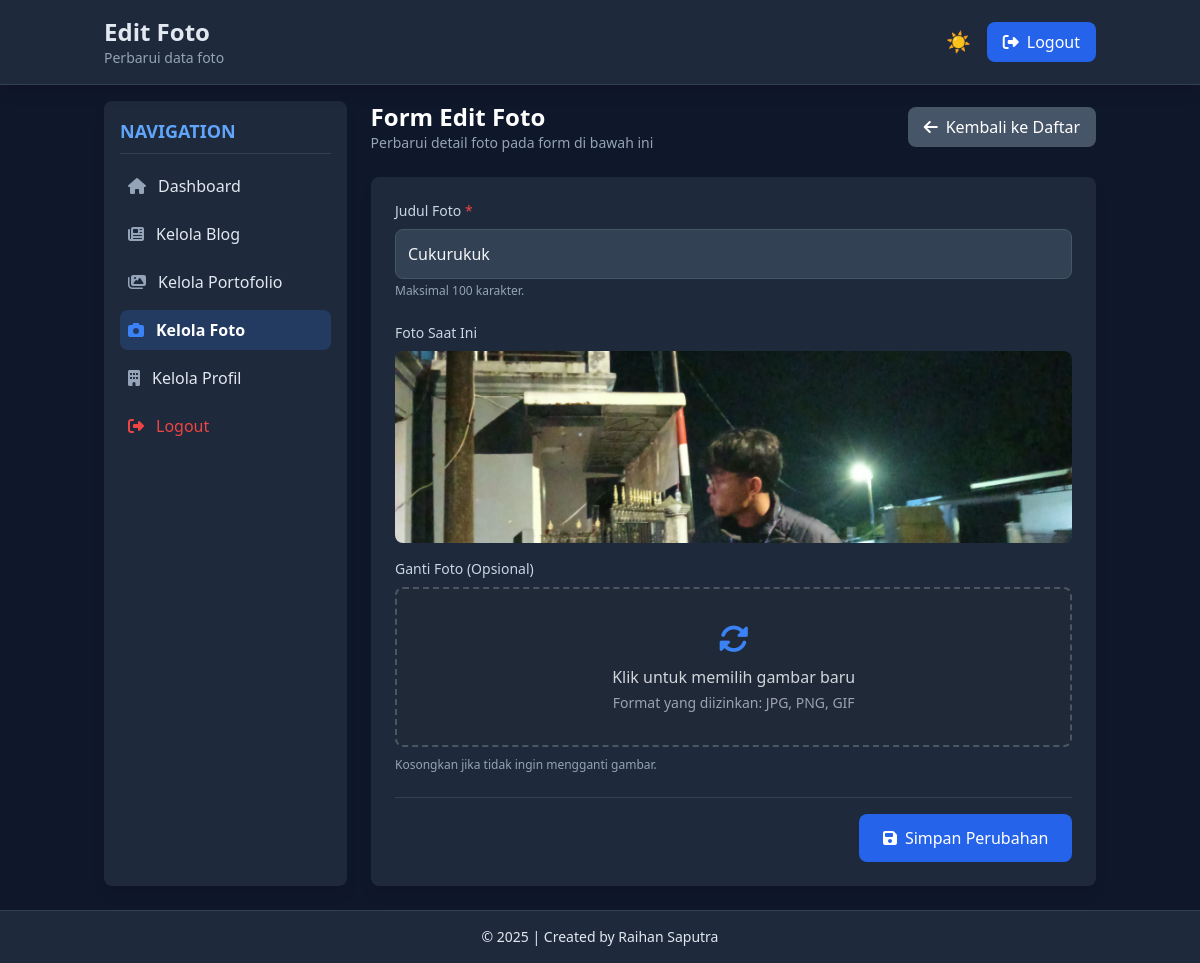
Page /admin/edit_foto.php?id_foto=16 (signed in) on the committed database.
### tables this page shows
CREATE TABLE `tbl_foto` (
  `id_foto` int(11) NOT NULL,
  `judul` varchar(100) NOT NULL,
  `foto` varchar(255) NOT NULL
);

### admin/edit_foto.php (the view, shortened to what this page needs)
<?php
include('../koneksi.php');
$id = $_GET['id_foto'];
$sql = "SELECT * FROM tbl_foto WHERE id_foto = $id";
$result = mysqli_query($db, $sql);
$data = mysqli_fetch_assoc($result);
?>
<!DOCTYPE html>
<html lang="id" class="transition duration-300">
<head>
    <script src="https://cdn.tailwindcss.com"></script>
    <link rel="stylesheet" href="https://cdnjs.cloudflare.com/ajax/libs/font-awesome/6.4.0/css/all.min.css">
</head>
<body class="flex flex-col min-h-screen bg-slate-100 dark:bg-slate-900 text-gray-800 dark:text-slate-200">
    <header class="bg-white dark:bg-slate-800 shadow-lg sticky top-0 z-40 border-b border-slate-200 dark:border-slate-700">
        <div class="container mx-auto px-4 flex justify-between items-center py-4">
            <div class="flex items-center">
                <div>
                    <h1 class="text-xl md:text-2xl font-bold">Edit Foto</h1>
                    <p class="text-gray-600 dark:text-slate-400 text-sm">Perbarui data foto</p>
                </div>
            </div>
            <div class="flex items-center">
                <button id="darkToggle" class="mr-4 text-xl" title="Toggle Dark Mode">🌙</button>
                <a href="logout.php" class="flex items-center gap-2 bg-blue-600 hover:bg-blue-500 text-white px-4 py-2 rounded-lg">
                    <i class="fas fa-sign-out-alt"></i>
                    <span class="hidden md:inline">Logout</span>
                </a>
            </div>
        </div>
    </header>
    <div class="flex flex-grow container mx-auto mt-4 px-4 w-full">
        <aside id="sidebar" class="sidebar w-full md:w-1/4 bg-white dark:bg-slate-800 rounded-lg shadow-lg p-4 mb-4 md:mb-0 md:mr-6 card-3d">
            <h2 class="text-lg font-bold text-blue-600 dark:text-blue-400 mb-3 border-b border-slate-200 dark:border-slate-700 pb-2">NAVIGATION</h2>
            <ul class="space-y-2">
                <li><a href="beranda_admin.php" class="flex items-center gap-3 p-2 rounded-lg hover:bg-slate-100 dark:hover:bg-slate-700"><i class="fas fa-home text-slate-400"></i><span>Dashboard</span></a></li>
                <li><a href="data_artikel.php" class="flex items-center gap-3 p-2 rounded-lg hover:bg-slate-100 dark:hover:bg-slate-700"><i class="fas fa-newspaper text-slate-400"></i><span>Kelola Blog</span></a></li>
                <li><a href="data_gallery.php" class="flex items-center gap-3 p-2 rounded-lg hover:bg-slate-100 dark:hover:bg-slate-700"><i class="fas fa-images text-slate-400"></i><span>Kelola Portofolio</span></a></li>
                <li><a href="data_foto.php" class="flex items-center gap-3 p-2 rounded-lg bg-blue-500/10 dark:bg-blue-500/20 text-blue-600 dark:text-white font-semibold"><i class="fas fa-camera text-blue-500"></i><span>Kelola Foto</span></a></li>
                <li><a href="data_about.php" class="flex items-center gap-3 p-2 rounded-lg hover:bg-slate-100 dark:hover:bg-slate-700"><i class="fas fa-building text-slate-400"></i><span>Kelola Profil</span></a></li>
                <li><a href="logout.php" onclick="return confirm('Apakah anda yakin ingin keluar?');" class="flex items-center gap-3 p-2 rounded-lg text-red-500 hover:bg-red-500/10"><i class="fas fa-sign-out-alt"></i><span>Logout</span></a></li>
            </ul>
        </aside>
        <main class="w-full md:w-3/4">
            <div class="flex flex-col md:flex-row justify-between items-start md:items-center mb-6">
                <div class="mb-3 md:mb-0">
                    <h2 class="text-xl md:text-2xl font-bold text-slate-800 dark:text-white">Form Edit Foto</h2>
                    <p class="text-slate-600 dark:text-slate-400 text-sm">Perbarui detail foto pada form di bawah ini</p>
                </div>
                <a href="data_foto.php" class="bg-slate-600 hover:bg-slate-700 text-white px-4 py-2 rounded-lg flex items-center justify-center">
                    <i class="fas fa-arrow-left mr-2"></i> Kembali ke Daftar
                </a>
            </div>
            <div class="bg-white dark:bg-slate-800 rounded-lg shadow-lg overflow-hidden card-3d p-6">
                <form method="POST" enctype="multipart/form-data" class="space-y-6">
                    <div>
                        <label for="judul" class="block text-sm font-medium text-slate-700 dark:text-slate-300 mb-2">
                            Judul Foto
                            <span class="text-red-500">*</span>
                        </label>
                        <input type="text" id="judul" name="judul" value="<?= htmlspecialchars($data['judul']) ?>"
                            class="w-full p-3 border rounded-lg focus:outline-none focus:ring-2 focus:ring-blue-500
                                bg-white dark:bg-slate-700 text-gray-900 dark:text-gray-100 border-slate-300 dark:border-slate-600"
                            required maxlength="100">
                        <p class="text-xs text-slate-500 dark:text-slate-400 mt-1">Maksimal 100 karakter.</p>
                    </div>
                    <div>
                        <label class="block text-sm font-medium text-slate-700 dark:text-slate-300 mb-2">
                            Foto Saat Ini
                        </label>
                        <div class="w-full h-48 bg-slate-100 dark:bg-slate-700 rounded-lg overflow-hidden mb-4">
                            <?php
                            $currentImagePath = '../images/' . $data['foto'];
                            if (file_exists($currentImagePath) && !empty($data['foto'])):
                            ?>
                                <img src="<?= $currentImagePath ?>" alt="<?= htmlspecialchars($data['judul']) ?>" class="w-full h-full object-cover">
                            <?php endif; ?>
                        </div>
                        <label class="block text-sm font-medium text-slate-700 dark:text-slate-300 mb-2">
                            Ganti Foto (Opsional)
                        </label>
                        <div class="file-input-container">
                            <label for="foto" class="file-input-label dark:file-input-label dark">
                                <i class="fas fa-sync-alt text-3xl text-blue-500 mb-2"></i>
                                <span class="font-medium">Klik untuk memilih gambar baru</span>
                                <span class="text-sm text-gray-500 dark:text-gray-400 mt-1">Format yang diizinkan: JPG, PNG, GIF</span>
                            </label>
                        </div>
                        <p class="text-xs text-slate-500 dark:text-slate-400 mt-1">Kosongkan jika tidak ingin mengganti gambar.</p>
                    </div>
                    <div class="flex justify-end pt-4 border-t border-slate-200 dark:border-slate-700">
                        <button type="submit" class="bg-blue-600 hover:bg-blue-700 text-white px-6 py-3 rounded-lg flex items-center justify-center transition-colors">
                            <i class="fas fa-save mr-2"></i> Simpan Perubahan
                        </button>
                    </div>
                </form>
            </div>
        </main>
    </div>
    <footer class="bg-white dark:bg-slate-800 border-t border-slate-200 dark:border-slate-700 py-4 mt-6">
        <div class="container mx-auto px-4 text-center text-sm">
            &copy; <?php echo date('Y'); ?> | Created by Raihan Saputra
        </div>
    </footer>
</body>
</html>

### admin/edit_foto.php (style rules this page uses)
.card-3d { transition: transform 0.5s cubic-bezier(0.25, 0.46, 0.45, 0.94); transform-style: preserve-3d; will-change: transform; position: relative; overflow: hidden; }
.file-input-container { position: relative; overflow: hidden; display: inline-block; width: 100%; }
.file-input-label { display: flex; flex-direction: column; align-items: center; justify-content: center; padding: 2rem; border: 2px dashed #d1d5db; border-radius: 0.5rem; background-color: #f9fafb; text-align: center; cursor: pointer; transition: all 0.3s ease; }
.file-input-label.dark { border-color: #4b5563; background-color: #1f2937; color: #d1d5db; }

### rows in the picture
tbl_foto: judul "Cukurukuk", foto (picture)
